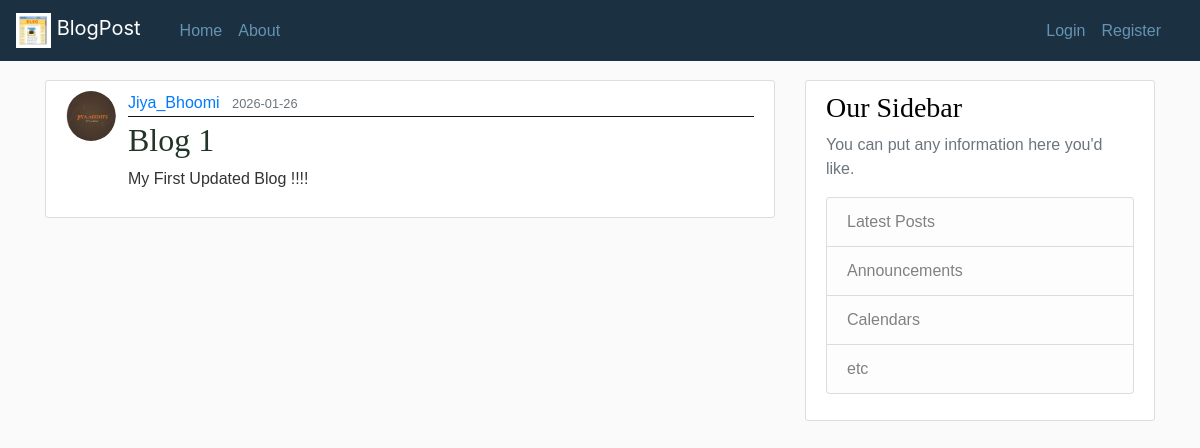
/post/1, run on the app's committed database.
### Blogpost/models.py (models this page shows, shortened)
class User(db.Model, UserMixin):
    id = db.Column(db.Integer, primary_key=True)
    username = db.Column(db.String(20), unique=True, nullable=False)
    email = db.Column(db.String(120), unique=True, nullable=False)
    image_file = db.Column(db.String(20), nullable=False, default='download.jpg')
    password = db.Column(db.String(60), nullable=False)
    posts = db.relationship('Post', backref='author', lazy=True)

class Post(db.Model):
    id = db.Column(db.Integer, primary_key=True)
    title = db.Column(db.String(100), nullable=False)
    date_posted = db.Column(db.DateTime, nullable=False, default=datetime.utcnow)
    content = db.Column(db.Text, nullable=False)
    user_id = db.Column(db.Integer, db.ForeignKey('user.id'), nullable=False)

### Blogpost/Posts/routes.py (the view)
@posts.route("/post/<int:post_id>")
def post(post_id):
    post = Post.query.get_or_404(post_id)
    return render_template('post.html', title = post.title, post=post)

### Blogpost/templates/post.html (shortened to what this page needs)
{% extends 'layout.html' %}
{% block content %}
    <article class="media content-section">
        <img class="rounded-circle article-img" src="{{ url_for('static', filename ='profile_pic/' + post.author.image_file) }}">
            <div class="media-body">
                <div class="article-metadata">
                <a class="mr-2" href="{{url_for('users.user_post', username=post.author.username)}}">{{ post.author.username }}</a>
                <small class="text-muted">{{ post.date_posted.strftime('%Y-%m-%d') }}</small>
                </div>
                <h2 class="article-title">{{ post.title }}</h2>
                <p class="article-content">{{ post.content }}</p>
            </div>
    </article>
{% endblock content %}

### Blogpost/static/main.css (style rules this page uses)
body { background: #fafafa; color: #333333; margin-top: 5rem; }
h1, h2, h3, h4, h5, h6 { color: #020202; font-family: 'Times New Roman', Times, serif; }
.content-section { background: #ffffff; padding: 10px 20px; border: 1px solid #dddddd; border-radius: 3px; margin-bottom: 20px; font-family: 'Trebuchet MS', 'Lucida Sans Unicode', 'Lucida Grande', 'Lucida Sans', Arial, sans-serif; }
.article-title { color: #223528; }
.article-content { white-space: pre-line; }
.article-img { height: 50px; width: 50px; margin-right: 12px; }
.article-metadata { padding-bottom: 1px; margin-bottom: 4px; border-bottom: 1px solid #131313 }

### data on the page
User: image_file (picture), author.username "Jiya_Bhoomi"
Post: date_posted "2026-01-26", title "Blog 1", content "My First Updated Blog !!!!"
